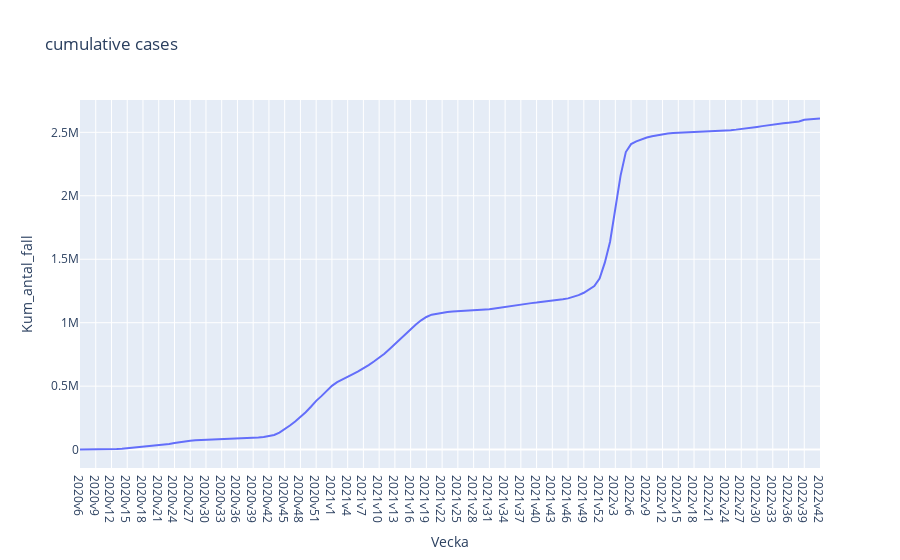

The code cell stored with this chart in its notebook:
### Code cell
fig_total = px.line(weekly_data, x = "Vecka", y = "Kum_antal_fall", title = "cumulative cases")
fig_total.show()
fig_total.write_html("kumultativt antal fall.html")

### Figure 1 — Plotly figure (JSON) as saved in the notebook; plotly's stock layout.template omitted (floating-point values rounded to 4 significant figures; data arrays with more than 128 entries replaced by an {"elided": "..."} marker saying what was removed)
{"data": [{"hovertemplate": "Vecka=%{x}<br>Kum_antal_fall=%{y}<extra></extra>", "legendgroup": "", "line": {"color": "#636efa", "dash": "solid"}, "marker": {"symbol": "circle"}, "mode": "lines", "name": "", "orientation": "v", "showlegend": false, "type": "scatter", "x": {"elided": "142 str values"}, "xaxis": "x", "y": {"elided": "142 int values"}, "yaxis": "y"}], "layout": {"legend": {"tracegroupgap": 0}, "title": {"text": "cumulative cases"}, "xaxis": {"anchor": "y", "domain": [0, 1], "title": {"text": "Vecka"}}, "yaxis": {"anchor": "x", "domain": [0, 1], "title": {"text": "Kum_antal_fall"}}}}
